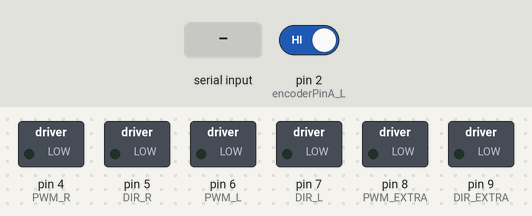
The sketch below on a simulated Arduino Uno, built with avr-gcc and run on an emulated ATmega328P. On the bench: switched loads named in the sketch (green lamp = pin HIGH). The inputs (shaded band) are chosen by the test bench; at power-on: pin 2 (encoderPinA_L) HIGH. What the sketch prints to the serial monitor is not drawn.

Above: at 1.2 s.
1.3 s: "UP\n" received over Serial
At 2.2 s:
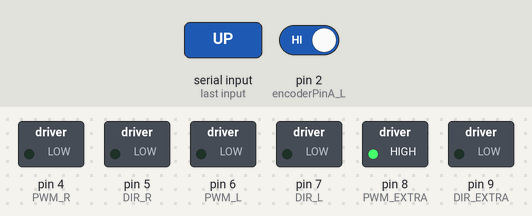
2.8 s: "DOWN\n" received over Serial
At 3.3 s:
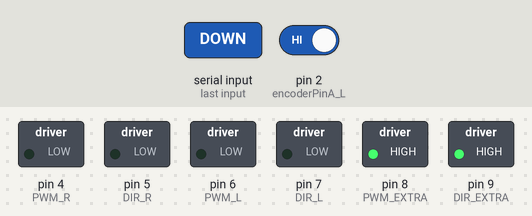
4.3 s: "STOP\n" received over Serial
At 5.5 s:
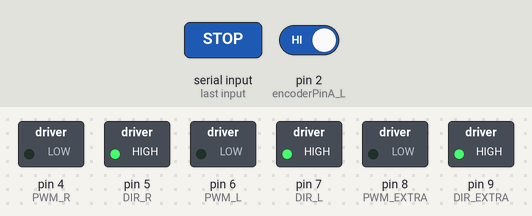
5.8 s: "FORWARD\n" received over Serial
At 6.8 s:
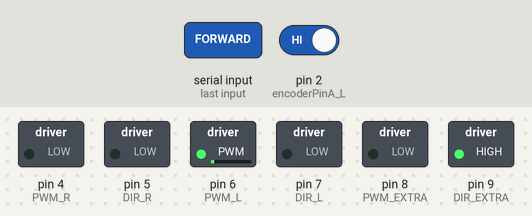
7.3 s: "BACKWARD\n" received over Serial
At 8.0 s:
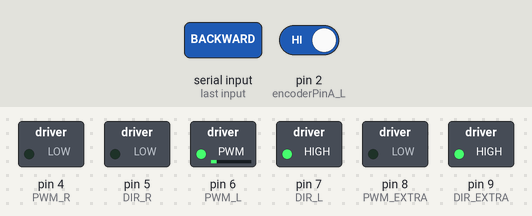
8.8 s: "LEFT\n" received over Serial
At 9.2 s:
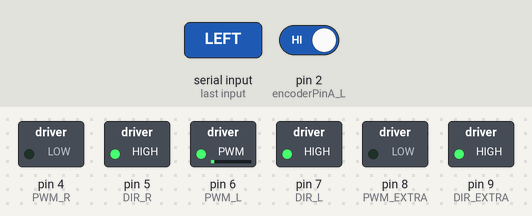
Timing chart, 0 to 11.3 s (numbered marks = the images above; inputs shaded):
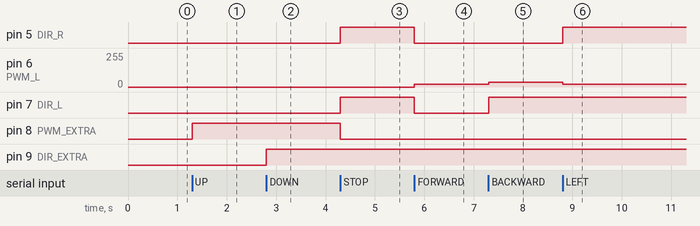

Measured:
- after the input at 1.3 s, pin 8 (PWM_EXTRA): LOW → HIGH at once
- after the input at 2.8 s, pin 9 (DIR_EXTRA): LOW → HIGH at once
- after the input at 4.3 s, pin 5 (DIR_R), pin 7 (DIR_L): LOW → HIGH at once; pin 8 (PWM_EXTRA): HIGH → LOW at once
- after the input at 5.8 s, pin 5 (DIR_R), pin 7 (DIR_L): HIGH → LOW at once; pin 6 (PWM_L): 0/255 → 20/255 at once
- after the input at 7.3 s, pin 6 (PWM_L): 20/255 → 35/255 at once; pin 7 (DIR_L): LOW → HIGH at once
- after the input at 8.8 s, pin 5 (DIR_R): LOW → HIGH at once; pin 6 (PWM_L): 35/255 → 20/255 at once

The sketch:

sensor_add--lift.ino
```cpp
// ---------- Encoder Right ----------
volatile long encoderCount_R = 0;
const int encoderPinA_R = 19;
const int encoderPinB_R = 18;
const float wheelCircumferenceMM_R = 408.41;
const int pulsesPerRevolution_R = 300;

// ---------- Encoder Left ----------
volatile long encoderCount_L = 0;
const int encoderPinA_L = 2;
const int encoderPinB_L = 3;
const float wheelCircumferenceMM_L = 408.41;
const int pulsesPerRevolution_L = 300;

// ---------- Robot Parameters ----------
const float WHEEL_BASE = 415.0; // mm (ระยะห่างล้อซ้าย-ขวา)
float theta_rad = 0.0;

// ---------- Motor ----------
#define PWM_R 4
#define DIR_R 5
#define PWM_L 6
#define DIR_L 7
#define PWM_EXTRA 8
#define DIR_EXTRA 9
int extraSpeed = 250;
int maxSpeed = 35;
int turnSpeed = 20;

// ---------- Timing ----------
unsigned long lastTime = 0;
long lastCount_L = 0;
long lastCount_R = 0;

void setup() {
  Serial.begin(115200);

  pinMode(encoderPinA_R, INPUT_PULLUP);
  pinMode(encoderPinB_R, INPUT_PULLUP);
  attachInterrupt(digitalPinToInterrupt(encoderPinA_R), readEncoderRight, CHANGE);

  pinMode(encoderPinA_L, INPUT_PULLUP);
  pinMode(encoderPinB_L, INPUT_PULLUP);
  attachInterrupt(digitalPinToInterrupt(encoderPinA_L), readEncoderLeft, CHANGE);

  pinMode(PWM_R, OUTPUT); pinMode(DIR_R, OUTPUT);
  pinMode(PWM_L, OUTPUT); pinMode(DIR_L, OUTPUT);
  analogWrite(PWM_R, 0); analogWrite(PWM_L, 0);

  pinMode(PWM_EXTRA, OUTPUT);
  pinMode(DIR_EXTRA, OUTPUT);
  analogWrite(PWM_EXTRA, 0);
  Serial.println("Ready for command: UP / DOWN / STOP");
}

void loop() {
  if (Serial.available()) {
    String cmd = Serial.readStringUntil('\n');
    cmd.trim();
if (cmd == "FORWARD") {
  moveMotor(turnSpeed, turnSpeed, false, false);
}
else if (cmd == "BACKWARD") {
  moveMotor(maxSpeed, maxSpeed, true, false);
}
else if (cmd == "LEFT") {
	moveMotor(turnSpeed, turnSpeed, true, true);
}
else if (cmd == "RIGHT") {
  moveMotor(turnSpeed, turnSpeed, false, false);

}
else if (cmd == "UP") {
  Serial.println("⬆️ Going Up");
  digitalWrite(DIR_EXTRA, LOW);
  analogWrite(PWM_EXTRA, extraSpeed);
}
else if (cmd == "DOWN") {
  Serial.println("⬇️ Going Down");
  digitalWrite(DIR_EXTRA, HIGH);
  analogWrite(PWM_EXTRA, extraSpeed);
}
else if (cmd == "STOP") {
  Serial.println("🛑 Stop All Motors");
  // หยุดทุกมอเตอร์
  moveMotor(0, 0, true, true);
  analogWrite(PWM_EXTRA, 0);
}

  }

  unsigned long now = millis();
  float dt = (now - lastTime) / 1000.0;
  if (dt >= 0.1) {
    long deltaL = encoderCount_L - lastCount_L;
    long deltaR = encoderCount_R - lastCount_R;
    lastCount_L = encoderCount_L;
    lastCount_R = encoderCount_R;

    float distL = (deltaL * wheelCircumferenceMM_L) / pulsesPerRevolution_L / 1000.0; // m
    float distR = (deltaR * wheelCircumferenceMM_R) / pulsesPerRevolution_R / 1000.0;

    float speedL = distL / dt;  // m/s
    float speedR = distR / dt;

    float dtheta = (distR - distL) / (WHEEL_BASE / 1000.0);  // rad
    theta_rad += dtheta;

    // จำกัดให้อยู่ในช่วง -π ถึง π
    if (theta_rad > M_PI) theta_rad -= 2 * M_PI;
    if (theta_rad < -M_PI) theta_rad += 2 * M_PI;

    float theta_deg = theta_rad * 180.0 / M_PI;

    Serial.print("ENC,");
    Serial.print(speedL, 4); Serial.print(",");
    Serial.print(speedR, 4); Serial.print(",");
    Serial.println(theta_deg, 2);

    lastTime = now;
  }
}

void moveMotor(int speedL, int speedR, bool dirL, bool dirR) {
  digitalWrite(DIR_L, dirL ? HIGH : LOW);
  digitalWrite(DIR_R, dirR ? HIGH : LOW);
  analogWrite(PWM_L, speedL);
  analogWrite(PWM_R, speedR);
}

void readEncoderRight() {
  bool A = digitalRead(encoderPinA_R);
  bool B = digitalRead(encoderPinB_R);
  encoderCount_R += (A == B) ? -1 : 1;
}

void readEncoderLeft() {
  bool A = digitalRead(encoderPinA_L);
  bool B = digitalRead(encoderPinB_L);
  encoderCount_L += (A == B) ? 1 : -1;
}
```
